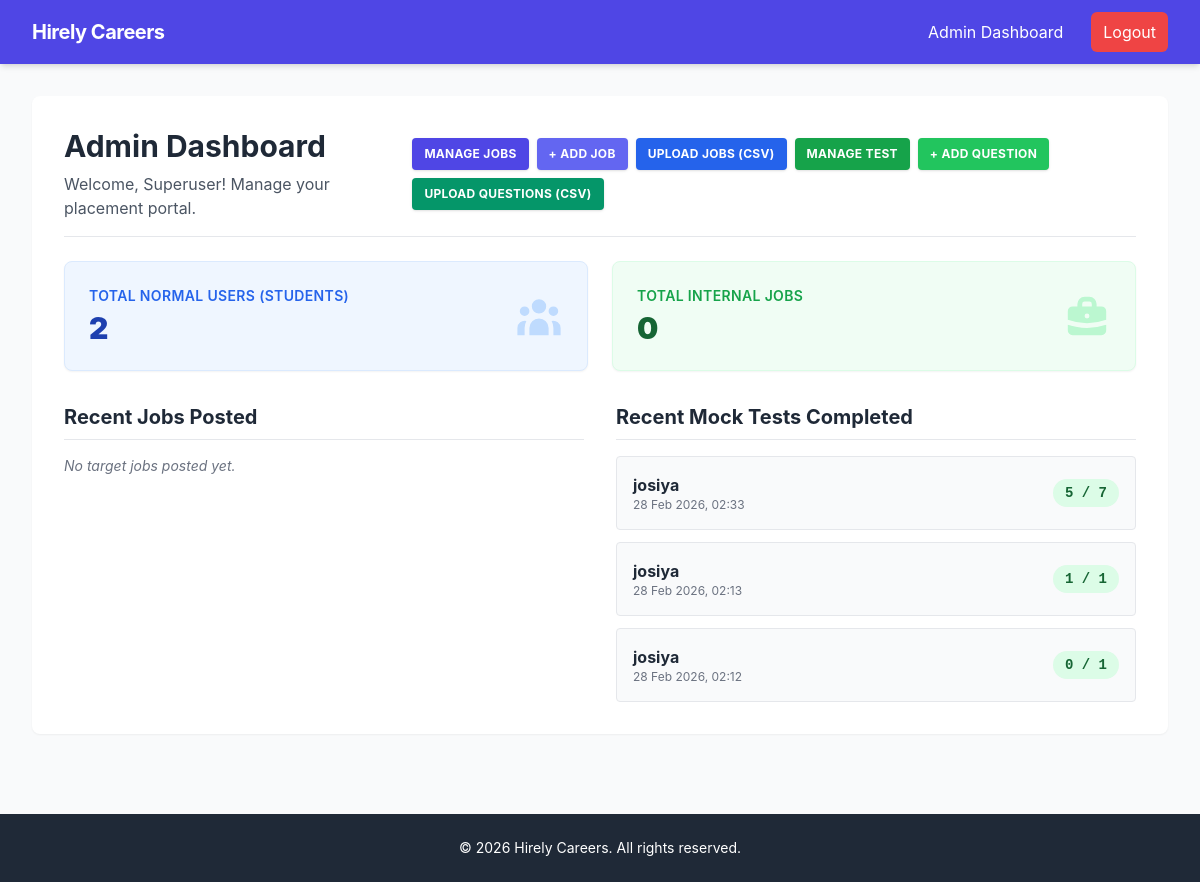
/accounts/admin-panel/ (signed in), run on the app's committed database.
### mocktest/models.py (models this page shows, shortened)
class TestResult(models.Model):
    user = models.ForeignKey(User, on_delete=models.CASCADE)
    score = models.IntegerField()
    total = models.IntegerField()
    date_taken = models.DateTimeField(auto_now_add=True)
    percentage = models.FloatField(default=0.0)
    test_name = models.CharField(max_length=100, default="General Technical Screen")

### accounts/views.py (the view)
# urls.py: path('admin-panel/', views.admin_dashboard, name='admin_dashboard'),
@user_passes_test(lambda u: u.is_superuser)
def admin_dashboard(request):
    total_users = User.objects.filter(is_superuser=False).count()
    total_jobs = Job.objects.count()
    recent_jobs = Job.objects.order_by('-created_at')[:5]
    recent_results = TestResult.objects.order_by('-date_taken')[:5]
    return render(request, 'accounts/admin_dashboard.html', {
        'total_users': total_users,
        'total_jobs': total_jobs,
        'recent_jobs': recent_jobs,
        'recent_results': recent_results,
    })

### templates/accounts/admin_dashboard.html (shortened to what this page needs)
{% extends 'base.html' %}
{% block content %}
<div class="bg-white p-8 rounded-lg shadow-sm w-full">
    <div class="flex justify-between items-center mb-6 border-b pb-4">
        <div>
            <h1 class="text-3xl font-bold text-gray-800 mb-2">Admin Dashboard</h1>
            <p class="text-gray-600">Welcome, Superuser! Manage your placement portal.</p>
        </div>
        <div class="flex flex-wrap gap-2">
            <a href="/admin/jobs/job/"
                class="bg-indigo-600 text-white px-3 py-2 rounded shadow hover:bg-indigo-700 transition font-bold text-xs uppercase tracking-wide">Manage
                Jobs</a>
            <a href="/admin/jobs/job/add/"
                class="bg-indigo-500 text-white px-3 py-2 rounded shadow hover:bg-indigo-600 transition font-bold text-xs uppercase tracking-wide">+
                Add Job</a>
            <a href="{% url 'upload_jobs_csv' %}"
                class="bg-blue-600 text-white px-3 py-2 rounded shadow hover:bg-blue-700 transition font-bold text-xs uppercase tracking-wide">
                Upload Jobs (CSV)
            </a>
            <a href="/admin/mocktest/question/"
                class="bg-green-600 text-white px-3 py-2 rounded shadow hover:bg-green-700 transition font-bold text-xs uppercase tracking-wide">Manage
                Test</a>
            <a href="/admin/mocktest/question/add/"
                class="bg-green-500 text-white px-3 py-2 rounded shadow hover:bg-green-600 transition font-bold text-xs uppercase tracking-wide">+
                Add Question</a>
            <a href="{% url 'upload_questions_csv' %}"
                class="bg-emerald-600 text-white px-3 py-2 rounded shadow hover:bg-emerald-700 transition font-bold text-xs uppercase tracking-wide">
                Upload Questions (CSV)
            </a>
        </div>
    </div>
    <div class="grid grid-cols-1 md:grid-cols-2 gap-6 mb-8">
        <div class="p-6 bg-blue-50 border border-blue-100 rounded-lg shadow-sm flex items-center justify-between">
            <div>
                <p class="text-sm font-semibold text-blue-600 uppercase tracking-wide">Total Normal Users (Students)</p>
                <h3 class="text-3xl font-black text-blue-800 mt-1">{{ total_users }}</h3>
            </div>
            <div class="text-blue-200">
            </div>
        </div>
        <div class="p-6 bg-green-50 border border-green-100 rounded-lg shadow-sm flex items-center justify-between">
            <div>
                <p class="text-sm font-semibold text-green-600 uppercase tracking-wide">Total Internal Jobs</p>
                <h3 class="text-3xl font-black text-green-800 mt-1">{{ total_jobs }}</h3>
            </div>
            <div class="text-green-200">
            </div>
        </div>
    </div>
    <div class="grid grid-cols-1 md:grid-cols-2 gap-8">
        <div>
            <h3 class="text-xl font-bold text-gray-800 mb-4 border-b pb-2">Recent Jobs Posted</h3>
            <ul class="space-y-3">
                {% for job in recent_jobs %}
                <li class="bg-gray-50 p-4 rounded border hover:shadow-md transition">
                    <p class="font-bold text-gray-800">{{ job.title }}</p>
                    <p class="text-sm text-gray-500">{{ job.company }} &bull; Target: {{ job.required_qualification }}
                    </p>
                </li>
                {% empty %}
                <p class="text-sm text-gray-500 italic">No target jobs posted yet.</p>
                {% endfor %}
            </ul>
        </div>
        <div>
            <h3 class="text-xl font-bold text-gray-800 mb-4 border-b pb-2">Recent Mock Tests Completed</h3>
            <ul class="space-y-3">
                {% for res in recent_results %}
                <li class="bg-gray-50 p-4 rounded border flex justify-between items-center hover:shadow-md transition">
                    <div>
                        <p class="font-bold text-gray-800">{{ res.user.username }}</p>
                        <p class="text-xs text-gray-500">{{ res.date_taken|date:"d M Y, H:i" }}</p>
                    </div>
                    <div
                        class="font-bold font-mono px-3 py-1 rounded-full text-sm {% if res.score > res.total|add:'-3' %}bg-green-100 text-green-800{% else %}bg-red-100 text-red-800{% endif %}">
                        {{ res.score }} / {{ res.total }}
                    </div>
                </li>
                {% empty %}
                <p class="text-sm text-gray-500 italic">No tests taken recently.</p>
                {% endfor %}
            </ul>
        </div>
    </div>
</div>
{% endblock %}

### templates/base.html (style rules this page uses)
body { font-family: 'Inter', sans-serif; background-color: #f3f4f6; }

### data on the page
TestResult: user.username "josiya", date_taken "28 Feb 2026, 02:33", score "5", total "7"
TestResult: user.username "josiya", date_taken "28 Feb 2026, 02:13", score "1", total "1"
TestResult: user.username "josiya", date_taken "28 Feb 2026, 02:12", score "0", total "1"

### other printed values
{{ total_users }} "2"
{{ total_jobs }} "0"
